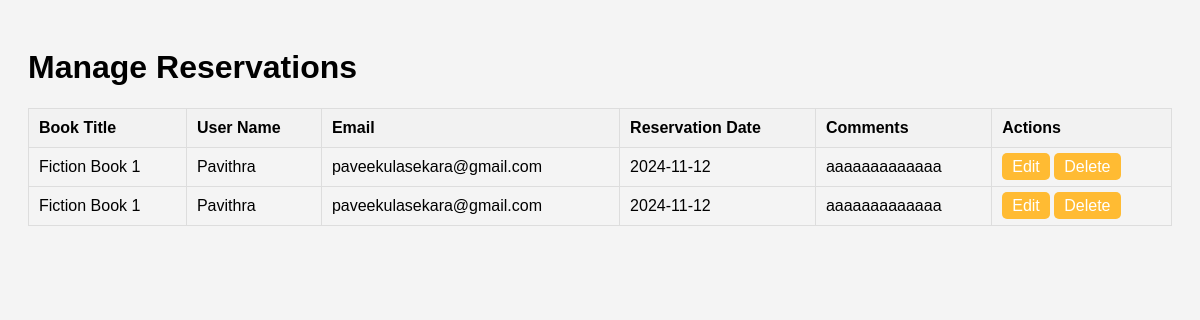
Screenshot of /manage_reservations.php with the database file from the repository.
### tables this page shows
CREATE TABLE `reservations` (
  `id` int(11) NOT NULL,
  `book_title` varchar(255) DEFAULT NULL,
  `user_name` varchar(255) DEFAULT NULL,
  `user_email` varchar(255) DEFAULT NULL,
  `reservation_date` date DEFAULT NULL,
  `comments` text DEFAULT NULL
);

### manage_reservations.php (the view, shortened to what this page needs)
<?php
include('conn.php');
$sql = "SELECT * FROM reservations";
$result = $conn->query($sql);
?>
<!DOCTYPE html>
<html lang="en">
<head>
</head>
<body>
<h1>Manage Reservations</h1>
<?php if ($result->num_rows > 0): ?>
    <table>
        <thead>
            <tr>
                <th>Book Title</th>
                <th>User Name</th>
                <th>Email</th>
                <th>Reservation Date</th>
                <th>Comments</th>
                <th>Actions</th>
            </tr>
        </thead>
        <tbody>
            <?php while($row = $result->fetch_assoc()): ?>
                <tr>
                    <td><?php echo htmlspecialchars($row['book_title']); ?></td>
                    <td><?php echo htmlspecialchars($row['user_name']); ?></td>
                    <td><?php echo htmlspecialchars($row['user_email']); ?></td>
                    <td><?php echo htmlspecialchars($row['reservation_date']); ?></td>
                    <td><?php echo htmlspecialchars($row['comments']); ?></td>
                    <td>
                        <a href="edit_reservation.php?id=<?php echo $row['id']; ?>" class="action-btn">Edit</a>
                        <a href="?delete_id=<?php echo $row['id']; ?>" class="action-btn" onclick="return confirm('Are you sure you want to delete this reservation?');">Delete</a>
                    </td>
                </tr>
            <?php endwhile; ?>
        </tbody>
    </table>
<?php else: ?>
    <p>No reservations found.</p>
<?php endif; ?>
</body>
</html>

### manage_reservations.php (style rules this page uses)
body { font-family: Arial, sans-serif; background-color: #f4f4f4; padding: 20px; }
table { width: 100%; border-collapse: collapse; margin-top: 20px; }
th, td { padding: 10px; text-align: left; border: 1px solid #ddd; }
th { background-color: #f2f2f2; }
.action-btn { background-color: #ffbb33; color: #fff; padding: 5px 10px; border: none; border-radius: 5px; cursor: pointer; text-decoration: none; }

### rows the page displays
reservations: book_title "Fiction Book 1", user_name "Pavithra", user_email "paveekulasekara@gmail.com", reservation_date "2024-11-12", comments "aaaaaaaaaaaaa"
reservations: book_title "Fiction Book 1", user_name "Pavithra", user_email "paveekulasekara@gmail.com", reservation_date "2024-11-12", comments "aaaaaaaaaaaaa"
